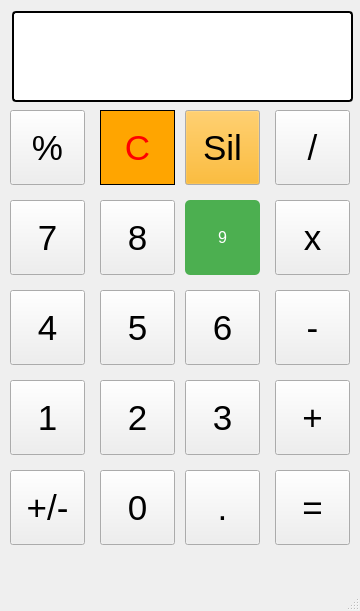
<?xml version="1.0" encoding="UTF-8"?>
<ui version="4.0">
 <class>hesap_makinesi</class>
 <widget class="QMainWindow" name="hesap_makinesi">
  <property name="geometry">
   <rect>
    <x>0</x>
    <y>0</y>
    <width>360</width>
    <height>611</height>
   </rect>
  </property>
  <property name="windowTitle">
   <string>Hesap Makinesı</string>
  </property>
  <property name="toolButtonStyle">
   <enum>Qt::ToolButtonTextUnderIcon</enum>
  </property>
  <widget class="QWidget" name="centralwidget">
   <widget class="QPushButton" name="yuzde_Button">
    <property name="geometry">
     <rect>
      <x>10</x>
      <y>110</y>
      <width>75</width>
      <height>75</height>
     </rect>
    </property>
    <property name="font">
     <font>
      <pointsize>26</pointsize>
     </font>
    </property>
    <property name="text">
     <string>%</string>
    </property>
   </widget>
   <widget class="QPushButton" name="CButton">
    <property name="geometry">
     <rect>
      <x>100</x>
      <y>110</y>
      <width>75</width>
      <height>75</height>
     </rect>
    </property>
    <property name="font">
     <font>
      <pointsize>26</pointsize>
     </font>
    </property>
    <property name="styleSheet">
     <string notr="true">QPushButton{
	border: 1px solid black;
	color: red;
	background-color: orange;
}</string>
    </property>
    <property name="text">
     <string>C</string>
    </property>
   </widget>
   <widget class="QPushButton" name="sil_Button">
    <property name="geometry">
     <rect>
      <x>185</x>
      <y>110</y>
      <width>75</width>
      <height>75</height>
     </rect>
    </property>
    <property name="palette">
     <palette>
      <active>
       <colorrole role="Button">
        <brush brushstyle="SolidPattern">
         <color alpha="255">
          <red>255</red>
          <green>170</green>
          <blue>0</blue>
         </color>
        </brush>
       </colorrole>
      </active>
      <inactive>
       <colorrole role="Button">
        <brush brushstyle="SolidPattern">
         <color alpha="255">
          <red>255</red>
          <green>170</green>
          <blue>0</blue>
         </color>
        </brush>
       </colorrole>
      </inactive>
      <disabled>
       <colorrole role="Button">
        <brush brushstyle="SolidPattern">
         <color alpha="255">
          <red>255</red>
          <green>170</green>
          <blue>0</blue>
         </color>
        </brush>
       </colorrole>
      </disabled>
     </palette>
    </property>
    <property name="font">
     <font>
      <pointsize>26</pointsize>
     </font>
    </property>
    <property name="contextMenuPolicy">
     <enum>Qt::DefaultContextMenu</enum>
    </property>
    <property name="styleSheet">
     <string notr="true">border-color: rgb(85, 0, 255);</string>
    </property>
    <property name="text">
     <string>Sil</string>
    </property>
   </widget>
   <widget class="QPushButton" name="bolme_Button">
    <property name="geometry">
     <rect>
      <x>275</x>
      <y>110</y>
      <width>75</width>
      <height>75</height>
     </rect>
    </property>
    <property name="font">
     <font>
      <pointsize>26</pointsize>
     </font>
    </property>
    <property name="text">
     <string>/</string>
    </property>
   </widget>
   <widget class="QPushButton" name="sekiz_Button">
    <property name="geometry">
     <rect>
      <x>100</x>
      <y>200</y>
      <width>75</width>
      <height>75</height>
     </rect>
    </property>
    <property name="font">
     <font>
      <pointsize>26</pointsize>
     </font>
    </property>
    <property name="text">
     <string>8</string>
    </property>
   </widget>
   <widget class="QPushButton" name="dokuz_Button">
    <property name="geometry">
     <rect>
      <x>185</x>
      <y>200</y>
      <width>75</width>
      <height>75</height>
     </rect>
    </property>
    <property name="palette">
     <palette>
      <active>
       <colorrole role="WindowText">
        <brush brushstyle="SolidPattern">
         <color alpha="255">
          <red>255</red>
          <green>255</green>
          <blue>255</blue>
         </color>
        </brush>
       </colorrole>
       <colorrole role="Button">
        <brush brushstyle="SolidPattern">
         <color alpha="255">
          <red>76</red>
          <green>175</green>
          <blue>80</blue>
         </color>
        </brush>
       </colorrole>
       <colorrole role="Text">
        <brush brushstyle="SolidPattern">
         <color alpha="255">
          <red>255</red>
          <green>255</green>
          <blue>255</blue>
         </color>
        </brush>
       </colorrole>
       <colorrole role="ButtonText">
        <brush brushstyle="SolidPattern">
         <color alpha="255">
          <red>255</red>
          <green>255</green>
          <blue>255</blue>
         </color>
        </brush>
       </colorrole>
       <colorrole role="Base">
        <brush brushstyle="SolidPattern">
         <color alpha="255">
          <red>76</red>
          <green>175</green>
          <blue>80</blue>
         </color>
        </brush>
       </colorrole>
       <colorrole role="Window">
        <brush brushstyle="SolidPattern">
         <color alpha="255">
          <red>76</red>
          <green>175</green>
          <blue>80</blue>
         </color>
        </brush>
       </colorrole>
       <colorrole role="PlaceholderText">
        <brush brushstyle="SolidPattern">
         <color alpha="128">
          <red>255</red>
          <green>255</green>
          <blue>255</blue>
         </color>
        </brush>
       </colorrole>
      </active>
      <inactive>
       <colorrole role="WindowText">
        <brush brushstyle="SolidPattern">
         <color alpha="255">
          <red>255</red>
          <green>255</green>
          <blue>255</blue>
         </color>
        </brush>
       </colorrole>
       <colorrole role="Button">
        <brush brushstyle="SolidPattern">
         <color alpha="255">
          <red>76</red>
          <green>175</green>
          <blue>80</blue>
         </color>
        </brush>
       </colorrole>
       <colorrole role="Text">
        <brush brushstyle="SolidPattern">
         <color alpha="255">
          <red>255</red>
          <green>255</green>
          <blue>255</blue>
         </color>
        </brush>
       </colorrole>
       <colorrole role="ButtonText">
        <brush brushstyle="SolidPattern">
         <color alpha="255">
          <red>255</red>
          <green>255</green>
          <blue>255</blue>
         </color>
        </brush>
       </colorrole>
       <colorrole role="Base">
        <brush brushstyle="SolidPattern">
         <color alpha="255">
          <red>76</red>
          <green>175</green>
          <blue>80</blue>
         </color>
        </brush>
       </colorrole>
       <colorrole role="Window">
        <brush brushstyle="SolidPattern">
         <color alpha="255">
          <red>76</red>
          <green>175</green>
          <blue>80</blue>
         </color>
        </brush>
       </colorrole>
       <colorrole role="PlaceholderText">
        <brush brushstyle="SolidPattern">
         <color alpha="128">
          <red>255</red>
          <green>255</green>
          <blue>255</blue>
         </color>
        </brush>
       </colorrole>
      </inactive>
      <disabled>
       <colorrole role="WindowText">
        <brush brushstyle="SolidPattern">
         <color alpha="255">
          <red>255</red>
          <green>255</green>
          <blue>255</blue>
         </color>
        </brush>
       </colorrole>
       <colorrole role="Button">
        <brush brushstyle="SolidPattern">
         <color alpha="255">
          <red>76</red>
          <green>175</green>
          <blue>80</blue>
         </color>
        </brush>
       </colorrole>
       <colorrole role="Text">
        <brush brushstyle="SolidPattern">
         <color alpha="255">
          <red>255</red>
          <green>255</green>
          <blue>255</blue>
         </color>
        </brush>
       </colorrole>
       <colorrole role="ButtonText">
        <brush brushstyle="SolidPattern">
         <color alpha="255">
          <red>255</red>
          <green>255</green>
          <blue>255</blue>
         </color>
        </brush>
       </colorrole>
       <colorrole role="Base">
        <brush brushstyle="SolidPattern">
         <color alpha="255">
          <red>76</red>
          <green>175</green>
          <blue>80</blue>
         </color>
        </brush>
       </colorrole>
       <colorrole role="Window">
        <brush brushstyle="SolidPattern">
         <color alpha="255">
          <red>76</red>
          <green>175</green>
          <blue>80</blue>
         </color>
        </brush>
       </colorrole>
       <colorrole role="PlaceholderText">
        <brush brushstyle="SolidPattern">
         <color alpha="128">
          <red>255</red>
          <green>255</green>
          <blue>255</blue>
         </color>
        </brush>
       </colorrole>
      </disabled>
     </palette>
    </property>
    <property name="font">
     <font>
      <pointsize>-1</pointsize>
     </font>
    </property>
    <property name="styleSheet">
     <string notr="true">QPushButton {
    background-color: #4CAF50; /* Yeşil arka plan */
    color: white; /* Beyaz yazı */
    font-size: 16px; /* Yazı boyutu */
    border: none; /* Kenarlık yok */
    padding: 10px 20px; /* İç boşluk */
    border-radius: 5px; /* Köşe yuvarlama */
}

QPushButton:hover {
    background-color: #45a049; /* Fare ile üzerine gelince */
}</string>
    </property>
    <property name="text">
     <string>9</string>
    </property>
   </widget>
   <widget class="QPushButton" name="carpi_Button">
    <property name="geometry">
     <rect>
      <x>275</x>
      <y>200</y>
      <width>75</width>
      <height>75</height>
     </rect>
    </property>
    <property name="font">
     <font>
      <pointsize>26</pointsize>
     </font>
    </property>
    <property name="text">
     <string>x</string>
    </property>
   </widget>
   <widget class="QPushButton" name="yedi_Button">
    <property name="geometry">
     <rect>
      <x>10</x>
      <y>200</y>
      <width>75</width>
      <height>75</height>
     </rect>
    </property>
    <property name="font">
     <font>
      <pointsize>26</pointsize>
     </font>
    </property>
    <property name="text">
     <string>7</string>
    </property>
   </widget>
   <widget class="QPushButton" name="dort_Button">
    <property name="geometry">
     <rect>
      <x>10</x>
      <y>290</y>
      <width>75</width>
      <height>75</height>
     </rect>
    </property>
    <property name="font">
     <font>
      <pointsize>26</pointsize>
     </font>
    </property>
    <property name="text">
     <string>4</string>
    </property>
   </widget>
   <widget class="QPushButton" name="bes_Button">
    <property name="geometry">
     <rect>
      <x>100</x>
      <y>290</y>
      <width>75</width>
      <height>75</height>
     </rect>
    </property>
    <property name="font">
     <font>
      <pointsize>26</pointsize>
     </font>
    </property>
    <property name="text">
     <string>5</string>
    </property>
   </widget>
   <widget class="QPushButton" name="alti_Button">
    <property name="geometry">
     <rect>
      <x>185</x>
      <y>290</y>
      <width>75</width>
      <height>75</height>
     </rect>
    </property>
    <property name="font">
     <font>
      <pointsize>26</pointsize>
     </font>
    </property>
    <property name="text">
     <string>6</string>
    </property>
   </widget>
   <widget class="QPushButton" name="eksi_Button">
    <property name="geometry">
     <rect>
      <x>275</x>
      <y>290</y>
      <width>75</width>
      <height>75</height>
     </rect>
    </property>
    <property name="font">
     <font>
      <pointsize>26</pointsize>
     </font>
    </property>
    <property name="text">
     <string>-</string>
    </property>
   </widget>
   <widget class="QPushButton" name="arti_Button">
    <property name="geometry">
     <rect>
      <x>275</x>
      <y>380</y>
      <width>75</width>
      <height>75</height>
     </rect>
    </property>
    <property name="font">
     <font>
      <pointsize>26</pointsize>
     </font>
    </property>
    <property name="text">
     <string>+</string>
    </property>
   </widget>
   <widget class="QPushButton" name="uc_Button">
    <property name="geometry">
     <rect>
      <x>185</x>
      <y>380</y>
      <width>75</width>
      <height>75</height>
     </rect>
    </property>
    <property name="font">
     <font>
      <pointsize>26</pointsize>
     </font>
    </property>
    <property name="text">
     <string>3</string>
    </property>
   </widget>
   <widget class="QPushButton" name="iki_Button">
    <property name="geometry">
     <rect>
      <x>100</x>
      <y>380</y>
      <width>75</width>
      <height>75</height>
     </rect>
    </property>
    <property name="font">
     <font>
      <pointsize>26</pointsize>
     </font>
    </property>
    <property name="text">
     <string>2</string>
    </property>
   </widget>
   <widget class="QPushButton" name="bir_Button">
    <property name="geometry">
     <rect>
      <x>10</x>
      <y>380</y>
      <width>75</width>
      <height>75</height>
     </rect>
    </property>
    <property name="font">
     <font>
      <pointsize>26</pointsize>
     </font>
    </property>
    <property name="text">
     <string>1</string>
    </property>
   </widget>
   <widget class="QPushButton" name="nokta_Button">
    <property name="geometry">
     <rect>
      <x>185</x>
      <y>470</y>
      <width>75</width>
      <height>75</height>
     </rect>
    </property>
    <property name="font">
     <font>
      <pointsize>26</pointsize>
     </font>
    </property>
    <property name="text">
     <string>.</string>
    </property>
   </widget>
   <widget class="QPushButton" name="arti_eksi_Button">
    <property name="geometry">
     <rect>
      <x>10</x>
      <y>470</y>
      <width>75</width>
      <height>75</height>
     </rect>
    </property>
    <property name="font">
     <font>
      <pointsize>26</pointsize>
     </font>
    </property>
    <property name="text">
     <string>+/-</string>
    </property>
   </widget>
   <widget class="QPushButton" name="sifir_Button">
    <property name="geometry">
     <rect>
      <x>100</x>
      <y>470</y>
      <width>75</width>
      <height>75</height>
     </rect>
    </property>
    <property name="font">
     <font>
      <pointsize>26</pointsize>
     </font>
    </property>
    <property name="text">
     <string>0</string>
    </property>
   </widget>
   <widget class="QPushButton" name="esittir_Button">
    <property name="geometry">
     <rect>
      <x>275</x>
      <y>470</y>
      <width>75</width>
      <height>75</height>
     </rect>
    </property>
    <property name="font">
     <font>
      <pointsize>26</pointsize>
     </font>
    </property>
    <property name="text">
     <string>=</string>
    </property>
   </widget>
   <widget class="QLineEdit" name="lineEdit">
    <property name="geometry">
     <rect>
      <x>12</x>
      <y>11</y>
      <width>341</width>
      <height>91</height>
     </rect>
    </property>
    <property name="styleSheet">
     <string notr="true">QLineEdit {
    border: 2px solid black; /* Gri kenarlık */
    border-radius: 4px; /* Köşe yuvarlama */
    padding: 5px; /* İç boşluk */
    font-size: 14px; /* Yazı boyutu */
}

QLineEdit:focus {
    border: 2px solid #4CAF50; /* Odaklanınca yeşil kenarlık */
}</string>
    </property>
   </widget>
  </widget>
  <widget class="QMenuBar" name="menubar">
   <property name="geometry">
    <rect>
     <x>0</x>
     <y>0</y>
     <width>360</width>
     <height>22</height>
    </rect>
   </property>
  </widget>
  <widget class="QStatusBar" name="statusbar"/>
 </widget>
 <resources/>
 <connections/>
</ui>
